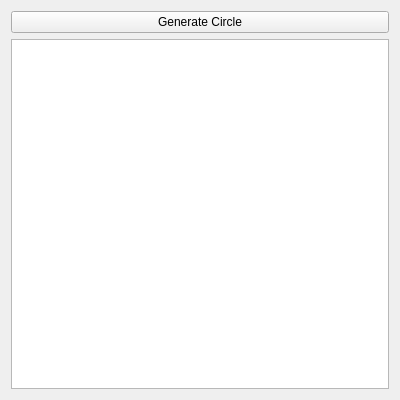
<?xml version="1.0" encoding="UTF-8"?>
<ui version="4.0">
 <class>CircleWidget</class>
 <widget class="QWidget" name="CircleWidget">
  <property name="geometry">
   <rect>
    <x>0</x>
    <y>0</y>
    <width>400</width>
    <height>400</height>
   </rect>
  </property>
  <property name="windowTitle">
   <string>Random Circles Generator</string>
  </property>
  <layout class="QVBoxLayout" name="verticalLayout">
   <item>
    <widget class="QPushButton" name="button">
     <property name="text">
      <string>Generate Circle</string>
     </property>
     <property name="checkable">
      <bool>false</bool>
     </property>
     <property name="checked">
      <bool>false</bool>
     </property>
     <property name="autoRepeatDelay">
      <number>300</number>
     </property>
     <property name="autoDefault">
      <bool>false</bool>
     </property>
    </widget>
   </item>
   <item>
    <widget class="QGraphicsView" name="view"/>
   </item>
  </layout>
 </widget>
 <resources/>
 <connections/>
</ui>
